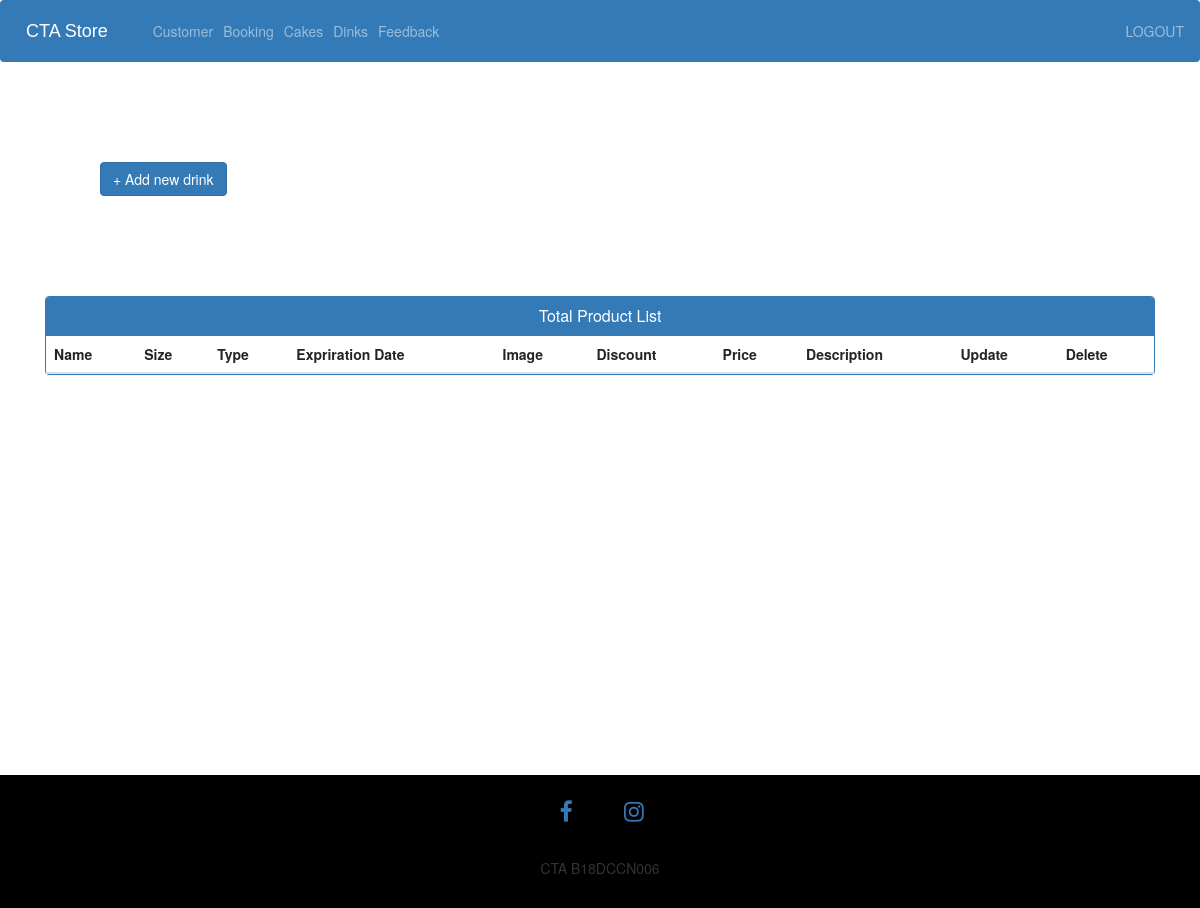
Before: /admin-drinks (signed in) with the older database file.
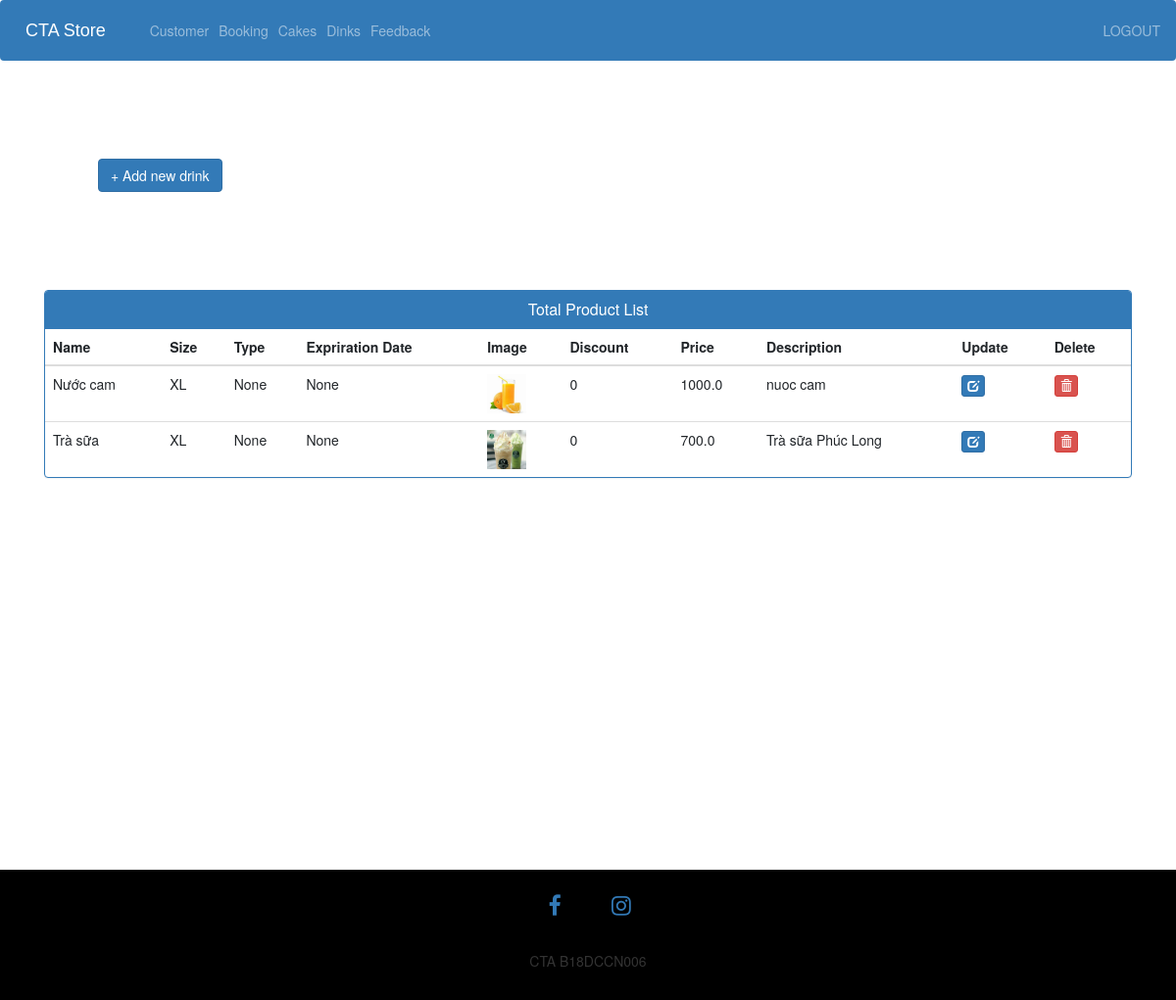
After: the same page with the newer database file.
### ecom/models.py (models this page shows, shortened)
class Drinkitem(models.Model):
    product_image= models.ImageField(upload_to='product_image/',null=True,blank=True)
    drink = models.ForeignKey('Drink', on_delete=models.CASCADE,null=True)
    discount=models.PositiveIntegerField()
    price=models.FloatField()
    description=models.CharField(max_length=40)

class Drink(models.Model):
    name=models.CharField(max_length=40)
    SIZE =(
        ('L','L'),
        ('M','M'),
        ('XL','XL'),
    )
    size = models.CharField(max_length=200, null = True, choices = SIZE)
    TYPE =(
        ('Giải khát','Giải khát'),
        ('Nước ngọt','Nước ngọt'),
        ('Trà sữa','Trà sữa'),
    )
    type = models.CharField(max_length=200, null = True, choices = TYPE)
    expiry = models.CharField(max_length=40, null = True)

### ecom/views.py (the view)
# urls.py: path('admin-drinks', views.admin_drinks_view,name='admin-drinks'),
@login_required(login_url='adminlogin')
def admin_drinks_view(request):
    drinkitem = models.Drinkitem.objects.all()
    context = {'products' : drinkitem}
    return render(request,'ecom/admin_drinks.html', context)

### templates/ecom/admin_drinks.html (shortened to what this page needs)
{% extends 'ecom/admin_base.html' %}
{% load static %}
{% block content %}
<head>
  <link href="//netdna.bootstrapcdn.com/bootstrap/3.0.0/css/bootstrap.min.css" rel="stylesheet" id="bootstrap-css">
</head>
<div class="row">
    <a href="/admin-add-drink">
      <button class="btn btn-primary" type="submit">+ Add new drink</button>
    </a>
</div>
<div class="container">
  <div class="panel panel-primary">
    <div class="panel-heading">
      <h6 class="panel-title">Total Product List</h6>
    </div>
    <table class="table table-hover" id="dev-table">
      <thead>
        <tr>
          <th>Name</th>
          <th>Size</th>
          <th>Type</th>
          <th>Expriration Date</th>
          <th>Image</th>
          <th>Discount</th>
          <th>Price</th>
          <th>Description</th>
          <th>Update</th>
          <th>Delete</th>
        </tr>
      </thead>
      {% for p in products %}
      {% if p %}
      <tr>
        <td> {{p.drink.name}}</td>
        <td>{{p.drink.size}}</td>
        <td>{{p.drink.type}}</td>
        <td>{{p.drink.expiry}}</td>
        <td><img src="{% static p.product_image.url %}" alt="Profile Pic" height="40px" width="40px" /></td>
        <td>{{p.discount}}</td>
        <td>{{p.price}}</td>
        <td>{{p.description}}</td>
        <td><a class="btn btn-primary btn-xs" href="{% url 'update-drink' p.id  %}"><span class="glyphicon glyphicon-edit"></span></a></td>
        <td><a class="btn btn-danger btn-xs" href="{% url 'delete-drink' p.id  %}"><span class="glyphicon glyphicon-trash"></span></a></td>
      </tr>
      {%else%}
      <br><br><br>
      <h1>no products</h1>
      {% endif %}
      {% endfor %}
    </table>
  </div>
</div>
{% endblock content %}

Changed rows visible on the page:
added Drinkitem: drink.name "Nước cam", drink.size "XL", drink.type "None", drink.expiry "None", product_image (picture), discount "0", price "1000.0", description "nuoc cam"
added Drinkitem: drink.name "Trà sữa", drink.size "XL", drink.type "None", drink.expiry "None", product_image (picture), discount "0", price "700.0", description "Trà sữa Phúc Long"
